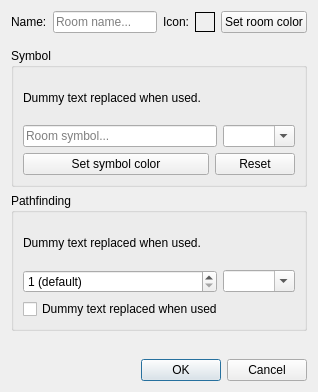
<?xml version="1.0" encoding="UTF-8"?>
<ui version="4.0">
 <class>room_properties</class>
 <widget class="QDialog" name="room_properties">
  <property name="geometry">
   <rect>
    <x>0</x>
    <y>0</y>
    <width>318</width>
    <height>392</height>
   </rect>
  </property>
  <property name="sizePolicy">
   <sizepolicy hsizetype="Minimum" vsizetype="Minimum">
    <horstretch>0</horstretch>
    <verstretch>0</verstretch>
   </sizepolicy>
  </property>
  <property name="windowTitle">
   <string>Room properties</string>
  </property>
  <property name="layoutDirection">
   <enum>Qt::LeftToRight</enum>
  </property>
  <layout class="QVBoxLayout" name="verticalLayout_room_properties">
   <item>
    <widget class="QWidget" name="widget_top" native="true">
     <layout class="QHBoxLayout" name="horizontalLayout_widget_top">
      <property name="sizeConstraint">
       <enum>QLayout::SetMinimumSize</enum>
      </property>
      <property name="leftMargin">
       <number>0</number>
      </property>
      <property name="topMargin">
       <number>0</number>
      </property>
      <property name="rightMargin">
       <number>0</number>
      </property>
      <property name="bottomMargin">
       <number>9</number>
      </property>
      <item alignment="Qt::AlignLeft">
       <widget class="QLabel" name="label_name">
        <property name="text">
         <string>Name:</string>
        </property>
       </widget>
      </item>
      <item>
       <widget class="QLineEdit" name="lineEdit_name">
        <property name="placeholderText">
         <string>Room name...</string>
        </property>
       </widget>
      </item>
      <item>
       <widget class="QLabel" name="label_layout">
        <property name="text">
         <string>Icon:</string>
        </property>
       </widget>
      </item>
      <item>
       <widget class="QLabel" name="label_preview">
        <property name="sizePolicy">
         <sizepolicy hsizetype="Fixed" vsizetype="Fixed">
          <horstretch>0</horstretch>
          <verstretch>0</verstretch>
         </sizepolicy>
        </property>
        <property name="minimumSize">
         <size>
          <width>20</width>
          <height>20</height>
         </size>
        </property>
        <property name="maximumSize">
         <size>
          <width>20</width>
          <height>20</height>
         </size>
        </property>
        <property name="autoFillBackground">
         <bool>false</bool>
        </property>
        <property name="styleSheet">
         <string notr="true"/>
        </property>
        <property name="frameShape">
         <enum>QFrame::Box</enum>
        </property>
        <property name="text">
         <string/>
        </property>
        <property name="scaledContents">
         <bool>false</bool>
        </property>
        <property name="alignment">
         <set>Qt::AlignCenter</set>
        </property>
        <property name="margin">
         <number>0</number>
        </property>
       </widget>
      </item>
      <item>
       <widget class="QPushButton" name="pushButton_setRoomColor">
        <property name="text">
         <string>Set room color</string>
        </property>
       </widget>
      </item>
     </layout>
    </widget>
   </item>
   <item>
    <widget class="QGroupBox" name="groupBox_symbol">
     <property name="sizePolicy">
      <sizepolicy hsizetype="Preferred" vsizetype="Preferred">
       <horstretch>0</horstretch>
       <verstretch>0</verstretch>
      </sizepolicy>
     </property>
     <property name="title">
      <string>Symbol</string>
     </property>
     <layout class="QVBoxLayout" name="verticalLayout_groupBox_symbol">
      <property name="sizeConstraint">
       <enum>QLayout::SetMinimumSize</enum>
      </property>
      <item>
       <widget class="QLabel" name="label_symbolInstructions">
        <property name="sizePolicy">
         <sizepolicy hsizetype="MinimumExpanding" vsizetype="MinimumExpanding">
          <horstretch>0</horstretch>
          <verstretch>0</verstretch>
         </sizepolicy>
        </property>
        <property name="text">
         <string notr="true">&lt;p&gt;Dummy text replaced when used.&lt;/p&gt;</string>
        </property>
        <property name="wordWrap">
         <bool>true</bool>
        </property>
       </widget>
      </item>
      <item>
       <widget class="QWidget" name="widget_symbolText" native="true">
        <layout class="QHBoxLayout" name="horizontalLayout_widget_symbolText">
         <property name="leftMargin">
          <number>0</number>
         </property>
         <property name="topMargin">
          <number>0</number>
         </property>
         <property name="rightMargin">
          <number>0</number>
         </property>
         <property name="bottomMargin">
          <number>0</number>
         </property>
         <item>
          <widget class="QLineEdit" name="lineEdit_roomSymbol">
           <property name="placeholderText">
            <string>Room symbol...</string>
           </property>
          </widget>
         </item>
         <item>
          <widget class="QComboBox" name="comboBox_roomSymbol">
           <property name="editable">
            <bool>true</bool>
           </property>
          </widget>
         </item>
        </layout>
       </widget>
      </item>
      <item>
       <widget class="QWidget" name="widget_symbolColor" native="true">
        <layout class="QHBoxLayout" name="horizontalLayout_widget_symbolColor">
         <property name="leftMargin">
          <number>0</number>
         </property>
         <property name="topMargin">
          <number>0</number>
         </property>
         <property name="rightMargin">
          <number>0</number>
         </property>
         <property name="bottomMargin">
          <number>0</number>
         </property>
         <item>
          <widget class="QPushButton" name="pushButton_setSymbolColor">
           <property name="sizePolicy">
            <sizepolicy hsizetype="Expanding" vsizetype="Fixed">
             <horstretch>0</horstretch>
             <verstretch>0</verstretch>
            </sizepolicy>
           </property>
           <property name="font">
            <font>
             <pointsize>9</pointsize>
            </font>
           </property>
           <property name="toolTip">
            <string>Color of to use for the room symbol(s)</string>
           </property>
           <property name="autoFillBackground">
            <bool>true</bool>
           </property>
           <property name="text">
            <string>Set symbol color</string>
           </property>
          </widget>
         </item>
         <item>
          <widget class="QPushButton" name="pushButton_resetSymbolColor">
           <property name="sizePolicy">
            <sizepolicy hsizetype="Minimum" vsizetype="Fixed">
             <horstretch>0</horstretch>
             <verstretch>0</verstretch>
            </sizepolicy>
           </property>
           <property name="text">
            <string extracomment="This button is located next to the button &quot;Set symbol color&quot; and will reset the symbol color back to the original color.">Reset</string>
           </property>
          </widget>
         </item>
        </layout>
       </widget>
      </item>
     </layout>
    </widget>
   </item>
   <item>
    <widget class="QGroupBox" name="groupBox_pathfinding">
     <property name="title">
      <string>Pathfinding</string>
     </property>
     <layout class="QVBoxLayout" name="verticalLayout_pathfinding">
      <property name="sizeConstraint">
       <enum>QLayout::SetMinimumSize</enum>
      </property>
      <item>
       <widget class="QLabel" name="label_weightInstructions">
        <property name="sizePolicy">
         <sizepolicy hsizetype="MinimumExpanding" vsizetype="MinimumExpanding">
          <horstretch>0</horstretch>
          <verstretch>0</verstretch>
         </sizepolicy>
        </property>
        <property name="text">
         <string notr="true">&lt;p&gt;Dummy text replaced when used.&lt;/p&gt;</string>
        </property>
        <property name="wordWrap">
         <bool>true</bool>
        </property>
       </widget>
      </item>
      <item>
       <widget class="QWidget" name="widget_weight" native="true">
        <layout class="QHBoxLayout" name="horizontalLayout_widget_weight">
         <property name="leftMargin">
          <number>0</number>
         </property>
         <property name="topMargin">
          <number>0</number>
         </property>
         <property name="rightMargin">
          <number>0</number>
         </property>
         <property name="bottomMargin">
          <number>0</number>
         </property>
         <item>
          <widget class="QSpinBox" name="spinBox_weight">
           <property name="sizePolicy">
            <sizepolicy hsizetype="Expanding" vsizetype="Fixed">
             <horstretch>0</horstretch>
             <verstretch>0</verstretch>
            </sizepolicy>
           </property>
           <property name="specialValueText">
            <string>1 (default)</string>
           </property>
           <property name="minimum">
            <number>1</number>
           </property>
           <property name="maximum">
            <number>2147483647</number>
           </property>
          </widget>
         </item>
         <item>
          <widget class="QComboBox" name="comboBox_weight">
           <property name="sizePolicy">
            <sizepolicy hsizetype="Preferred" vsizetype="Fixed">
             <horstretch>0</horstretch>
             <verstretch>0</verstretch>
            </sizepolicy>
           </property>
           <property name="editable">
            <bool>true</bool>
           </property>
          </widget>
         </item>
        </layout>
       </widget>
      </item>
      <item>
       <widget class="QCheckBox" name="checkBox_locked">
        <property name="sizePolicy">
         <sizepolicy hsizetype="MinimumExpanding" vsizetype="Fixed">
          <horstretch>0</horstretch>
          <verstretch>0</verstretch>
         </sizepolicy>
        </property>
        <property name="text">
         <string notr="true">Dummy text replaced when used</string>
        </property>
       </widget>
      </item>
     </layout>
    </widget>
   </item>
   <item>
    <spacer name="verticalSpacer">
     <property name="orientation">
      <enum>Qt::Vertical</enum>
     </property>
     <property name="sizeHint" stdset="0">
      <size>
       <width>20</width>
       <height>0</height>
      </size>
     </property>
    </spacer>
   </item>
   <item>
    <widget class="QDialogButtonBox" name="dialogButtonBox">
     <property name="orientation">
      <enum>Qt::Horizontal</enum>
     </property>
     <property name="standardButtons">
      <set>QDialogButtonBox::Cancel|QDialogButtonBox::Ok</set>
     </property>
    </widget>
   </item>
  </layout>
 </widget>
 <tabstops>
  <tabstop>lineEdit_name</tabstop>
  <tabstop>pushButton_setRoomColor</tabstop>
  <tabstop>lineEdit_roomSymbol</tabstop>
  <tabstop>comboBox_roomSymbol</tabstop>
  <tabstop>spinBox_weight</tabstop>
  <tabstop>comboBox_weight</tabstop>
  <tabstop>checkBox_locked</tabstop>
 </tabstops>
 <resources/>
 <connections>
  <connection>
   <sender>dialogButtonBox</sender>
   <signal>accepted()</signal>
   <receiver>room_properties</receiver>
   <slot>accept()</slot>
   <hints>
    <hint type="sourcelabel">
     <x>335</x>
     <y>476</y>
    </hint>
    <hint type="destinationlabel">
     <x>157</x>
     <y>274</y>
    </hint>
   </hints>
  </connection>
  <connection>
   <sender>dialogButtonBox</sender>
   <signal>rejected()</signal>
   <receiver>room_properties</receiver>
   <slot>reject()</slot>
   <hints>
    <hint type="sourcelabel">
     <x>335</x>
     <y>476</y>
    </hint>
    <hint type="destinationlabel">
     <x>286</x>
     <y>274</y>
    </hint>
   </hints>
  </connection>
 </connections>
</ui>
